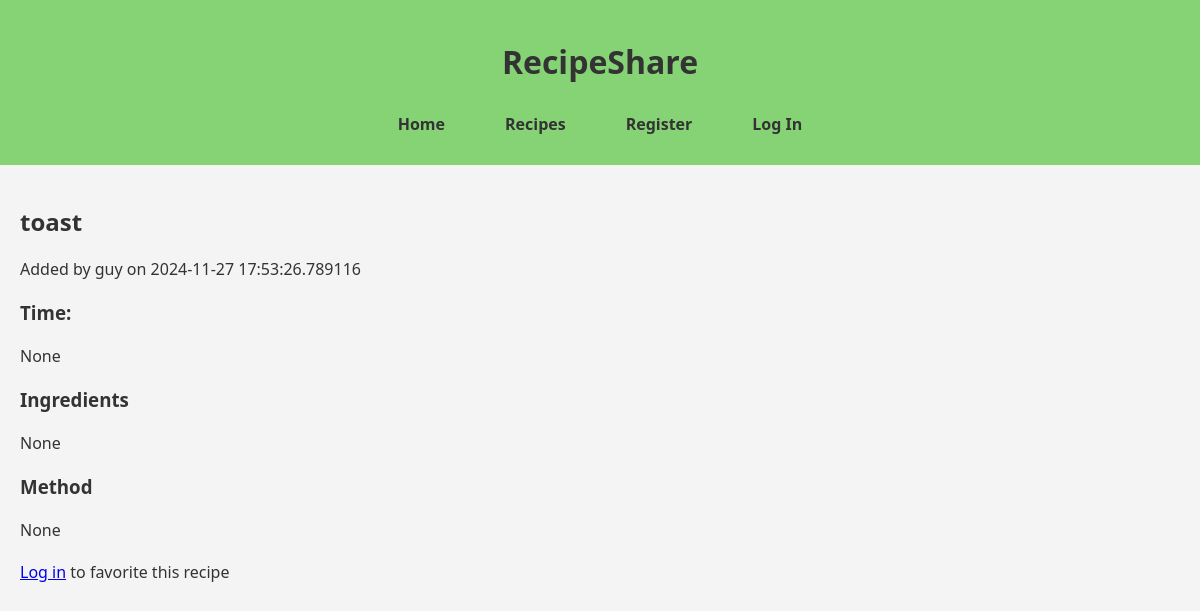
/recipe/1, run on the app's committed database.
### models.py (models this page shows, shortened)
class Recipe(db.Model):
    __tablename__ = 'recipes'
    recipe_id = db.mapped_column(db.Integer, primary_key=True)
    recipe_name = db.mapped_column(db.String(500))
    ingredients = db.mapped_column(db.String(1000))
    method = db.mapped_column(db.String(5000))
    total_time = db.mapped_column(db.Integer)
    date_added = db.mapped_column(db.DateTime, default=datetime.now(timezone.utc))
    chef_id = db.mapped_column(db.Integer, db.ForeignKey('users.user_id'), nullable=False)
    cuisine_id = db.mapped_column(db.Integer, db.ForeignKey('cuisines.cuisine_id'), nullable=False)
    chef = db.relationship('User', back_populates='recipes')
    cuisine = db.relationship('Cuisine', back_populates='recipes')
    favorites = db.relationship('Favorite', back_populates='recipe')

class User(UserMixin, db.Model):
    __tablename__ = 'users'
    user_id = db.mapped_column(db.Integer, primary_key=True)
    username = db.mapped_column(db.String(50), unique=True)
    is_chef = db.mapped_column(db.Boolean, default=False)
    recipes = db.relationship('Recipe', back_populates='chef')
    favorites = db.relationship('Favorite', back_populates='user')

### app.py (the view)
@app.route('/recipe/<int:recipe_id>')
def recipe(recipe_id):
    recipe = Recipe.query.get_or_404(recipe_id)
    return render_template('recipe.html', recipe=recipe)

### templates/recipe.html
{% extends 'base.html' %}
{% block content %}
    <h2>{{ recipe.recipe_name }}</h2>
    <p>Added by {{ recipe.chef.username }} on {{ recipe.date_added }}</p>
    <h3>Time:</h3>
    <p> {{ recipe.total_time }} </p>
    <h3>Ingredients</h3>
    <p> {{recipe.ingredients }} </p>
    <h3>Method</h3>
    <p> {{recipe.method }} </p>
{% if current_user.is_authenticated %}
    <form action="{{ url_for('favorite_recipe', recipe_id=recipe.recipe_id) }}" method="POST">
        <button type="submit">Favorite recipe</button>
    </form>
{% else %}
    <p><a href="{{ url_for('login_page') }}">Log in</a> to favorite this recipe</p>
{% endif %}
{% endblock %}

### static/style.css (style rules this page uses)
* { box-sizing: border-box; }
body { padding: 0; font-family: 'Segoe UI', Tahoma, Geneva, Verdana, sans-serif; background-color: #f4f4f4; margin: 0px; }
h1, h2, h3, h4, h5, h6, p { margin: 20px 0; color: #333; }

### data on the page
Recipe: recipe_name "toast", date_added "2024-11-27 17:53:26.789116", total_time "None", ingredients "None", method "None"
User: chef.username "guy"
